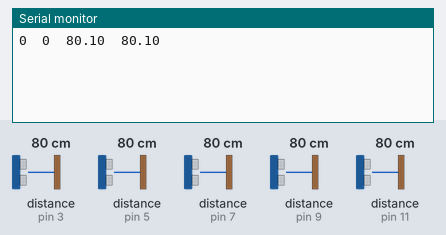
The sketch below on a simulated Arduino Uno, built with avr-gcc and run on an emulated ATmega328P. On the bench: the last lines printed to the serial monitor. Wiring (inferred from the names in the program): 5 × ultrasonic range finder: trigger pin 2, echo pin 3 / trigger pin 4, echo pin 5 / trigger pin 6, echo pin 7 / trigger pin 8, echo pin 9 / trigger pin 10, echo pin 11. The test bench sets the inputs (shaded band); at power-on: distance to the obstacle (sensors on pin 3, pin 5, pin 7, pin 11, pin 9) 80 cm. The echo pulse lasts 58.3 µs per cm.

Above: at 10.5 s.
10.6 s: distance to the obstacle (sensor on pin 3) set to 2 cm
At 11.9 s:
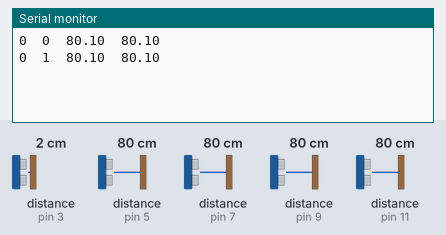
12.1 s: distance to the obstacle (sensor on pin 5) set to 2 cm
At 13.5 s:
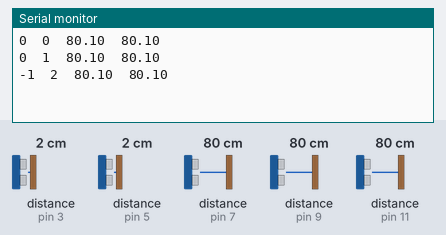
13.6 s: distance to the obstacle (sensor on pin 7) set to 2 cm
15.1 s: distance to the obstacle (sensor on pin 3) set to 4 cm
At 15.1 s:
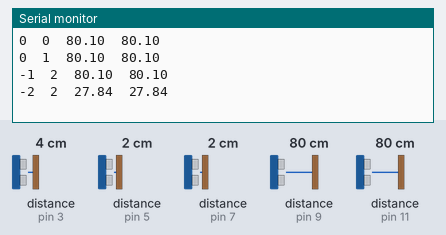
16.6 s: distance to the obstacle (sensor on pin 11) set to 2 cm
At 17.8 s:
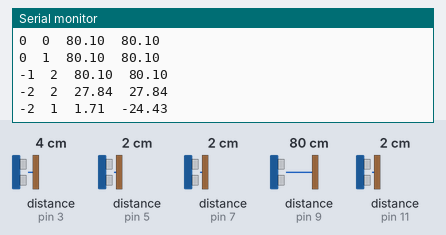
18.1 s: distance to the obstacle (sensor on pin 5) set to 4 cm
Timing chart, 0 to 20.6 s (numbered marks = the images above; inputs shaded):
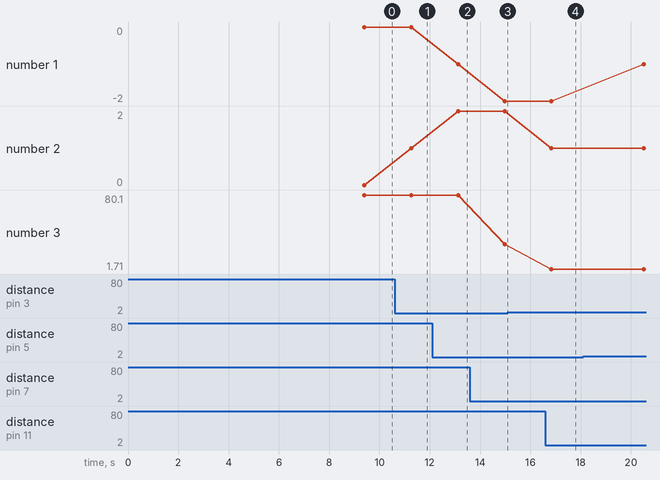

Measured:
- after the input at 10.6 s, the serial monitor: prints a new line after 0.66 s (image 1)
- after the input at 12.1 s, the serial monitor: prints a new line after 1.0 s (image 2)
- after the input at 16.6 s, the serial monitor: prints a new line after 0.23 s (image 4)
- plotted number 1: 0 → -1 after the input at 12.1 s, -2 → -1 after the input at 18.1 s
- plotted number 2: 0 → 1 after the input at 10.6 s
- plotted number 3: 80.1 → 27.84 after the input at 13.6 s

The sketch:

sonar_device.ino
```cpp
const int trigPin[] = {2, 4, 6, 8, 10}; // arduino pins used for triggering sensors
const int echoPin[] = {3, 5, 7, 9, 11}; // arduino pins used to read echo value from sensors
float sensor[5]; // average of 3 distance readings
float distance[5]; // stores distance reading from sensor

int x = 0; // the current x position
int y = 0; // the current y position

float frontSensor;
float leftSensor;
float topSensor;
float bottomSensor1;
float bottomSensor2;

float startingHeight = 0;
float heightCorrection; // difference between starting height and topSensor

boolean start = false; // becomes true after setup() is executed

int count = 5; // number of calibrations before printing values

void setup() {
  Serial.begin (9600);

  // This loop initializes all the input and output pins
  for (int i = 0; i < 5; i++ ) {
    pinMode(trigPin[i], OUTPUT);
    pinMode(echoPin[i], INPUT);
  }

  // Calibrate the sensors
  for (int i = 0; i < count; i++) {
    checkDistance();
  }

  // set values to store previous sensor readings
  frontSensor = sensor[0];
  leftSensor = sensor[1];
  topSensor = sensor[2];
  bottomSensor1 = sensor[3];
  bottomSensor2 = sensor[4];

  startingHeight = topSensor;
  start = true;

  printData();
}

void loop() {
  checkDistance();

  // the if statements check to see if the Arduino moved one cm in either x or y dir
  if (abs(sensor[0] - frontSensor) >= 1 && abs(sensor[1] - leftSensor) >= 1) {
    if (frontSensor > sensor[0]) y++;
    else y--;
    frontSensor = sensor[0];

    if (leftSensor < sensor[1]) x++;
    else x--;
    leftSensor = sensor[1];

    printData();

  } else if (abs(sensor[0] - frontSensor) >= 1) {
    if (frontSensor > sensor[0]) y++;
    else y--;
    frontSensor = sensor[0];

    printData();

  } else if (abs(sensor[1] - leftSensor) >= 1) {
    if (leftSensor < sensor[1]) x++;
    else x--;
    leftSensor = sensor[1];

    printData();
  }

  delay(10);
}

void checkDistance() {
  for (int i = 0; i < 5; i++) {
    sensor[i] = 0;
  }

  for (int x = 0; x < 3; x++) {
    for (int i = 0; i < 5; i++) {
      digitalWrite(trigPin[i], LOW);
      delayMicroseconds(2);
      digitalWrite(trigPin[i], HIGH);
      delayMicroseconds(10);
      digitalWrite(trigPin[i], LOW);

      distance[i] = pulseIn(echoPin[i], HIGH) / 58.00;
      sensor[i] += distance[i];

      delay(120);
    }
  }

  // average the distance value using 3 readings
  for (int i = 0; i < 5; i++) {
    sensor[i] = sensor[i] / 3;
  }

  // calculate the height correction
  if (start) {
    heightCorrection = sensor[2] - startingHeight;
  }
}

void printData() {
  Serial.print(x);
  Serial.print("\t");
  Serial.print(y);
  Serial.print("\t");
  Serial.print(sensor[3] + heightCorrection);
  Serial.print("\t");
  Serial.print(sensor[4] + heightCorrection);
  Serial.println();
}
```
